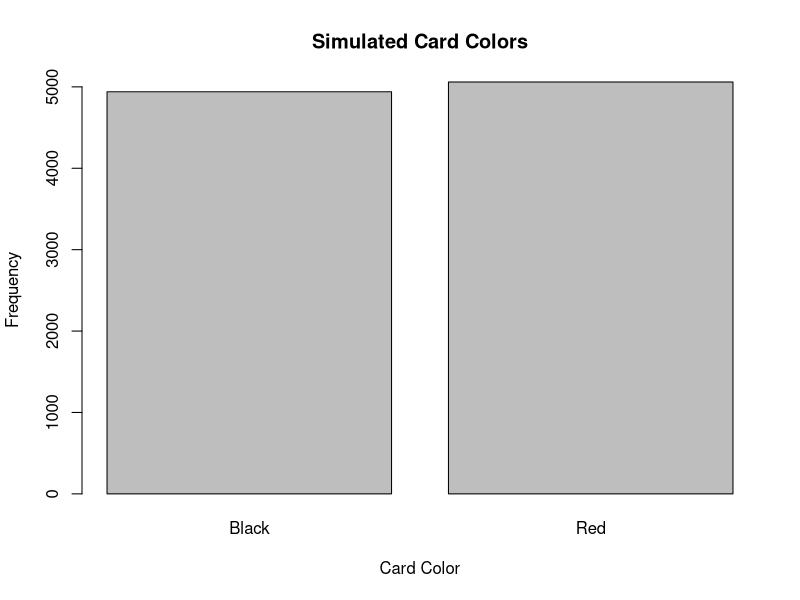

The R source for this figure:
# Probability simulation:
# Drawing a red card from a standard deck

set.seed(202)

# Simulation settings
trials <- 10000

# Standard deck
deck <- c(
  rep("Red", 26),
  rep("Black", 26)
)

# Simulate drawing one card
draws <- sample(
  deck,
  size = trials,
  replace = TRUE
)

# Estimated probability
estimated_probability <- mean(draws == "Red")

# Theoretical probability
theoretical_probability <- 26 / 52

# Results
estimated_probability
theoretical_probability

# Compare simulation with theory
difference <- abs(
  estimated_probability -
    theoretical_probability
)

difference

# Plot simulated outcomes
barplot(
  table(draws),
  main = "Simulated Card Colors",
  xlab = "Card Color",
  ylab = "Frequency"
)
